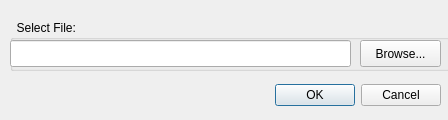
<?xml version="1.0" encoding="UTF-8"?>
<ui version="4.0">
 <class>BLNImportDialogBase</class>
 <widget class="QDialog" name="BLNImportDialogBase">
  <property name="geometry">
   <rect>
    <x>0</x>
    <y>0</y>
    <width>448</width>
    <height>120</height>
   </rect>
  </property>
  <property name="windowTitle">
   <string>BLN Import</string>
  </property>
  <widget class="QDialogButtonBox" name="button_box">
   <property name="geometry">
    <rect>
     <x>250</x>
     <y>80</y>
     <width>191</width>
     <height>31</height>
    </rect>
   </property>
   <property name="orientation">
    <enum>Qt::Horizontal</enum>
   </property>
   <property name="standardButtons">
    <set>QDialogButtonBox::Cancel|QDialogButtonBox::Ok</set>
   </property>
  </widget>
  <widget class="QGroupBox" name="groupBox_2">
   <property name="geometry">
    <rect>
     <x>10</x>
     <y>20</y>
     <width>441</width>
     <height>51</height>
    </rect>
   </property>
   <property name="title">
    <string>  Select File:</string>
   </property>
   <widget class="QLineEdit" name="Edit">
    <property name="geometry">
     <rect>
      <x>0</x>
      <y>20</y>
      <width>341</width>
      <height>27</height>
     </rect>
    </property>
   </widget>
   <widget class="QPushButton" name="Button">
    <property name="geometry">
     <rect>
      <x>350</x>
      <y>20</y>
      <width>81</width>
      <height>27</height>
     </rect>
    </property>
    <property name="text">
     <string>Browse...</string>
    </property>
   </widget>
  </widget>
 </widget>
 <resources/>
 <connections>
  <connection>
   <sender>button_box</sender>
   <signal>accepted()</signal>
   <receiver>BLNImportDialogBase</receiver>
   <slot>accept()</slot>
   <hints>
    <hint type="sourcelabel">
     <x>20</x>
     <y>20</y>
    </hint>
    <hint type="destinationlabel">
     <x>20</x>
     <y>20</y>
    </hint>
   </hints>
  </connection>
  <connection>
   <sender>button_box</sender>
   <signal>rejected()</signal>
   <receiver>BLNImportDialogBase</receiver>
   <slot>reject()</slot>
   <hints>
    <hint type="sourcelabel">
     <x>20</x>
     <y>20</y>
    </hint>
    <hint type="destinationlabel">
     <x>20</x>
     <y>20</y>
    </hint>
   </hints>
  </connection>
 </connections>
</ui>
